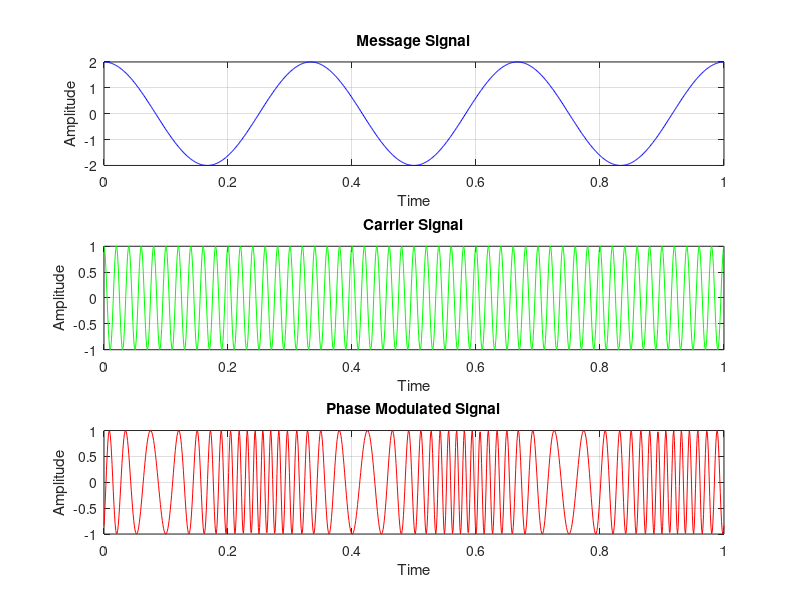

MATLAB code to generate this figure:
% Clear the workspace
clc;
clearvars;


% Define Time Vector

time = 0:0.001:1;


% Genrrating Message Signal

message_amplitude = 2;
message_frequency = 3;

message_signal = message_amplitude .* cos(2 * pi * message_frequency * time);


% Generating Carrier Signal

carrier_amplitude = 1;
carrier_frequency = 50;

carrier_signal = carrier_amplitude .* cos(2 * pi * carrier_frequency * time);


% Generating Phase Modulated Signal

modulation_index = 10;

modulated_signal = carrier_amplitude .* cos(2 * pi * carrier_frequency * time + modulation_index .* cos(2 * pi * message_frequency * time))


% Plot All Signal

subplot(3, 1, 1);
plot(time, message_signal, 'b');
title('Message Signal');
xlabel('Time');
ylabel('Amplitude');
xlim([0, 1]);
grid on;

subplot(3, 1, 2);
plot(time, carrier_signal, 'g');
title('Carrier Signal');
xlabel('Time');
ylabel('Amplitude');
xlim([0, 1]);
grid on;

subplot(3, 1, 3);
plot(time, modulated_signal, 'r');
title('Phase Modulated Signal');
xlabel('Time');
ylabel('Amplitude');
xlim([0, 1]);
grid on;
